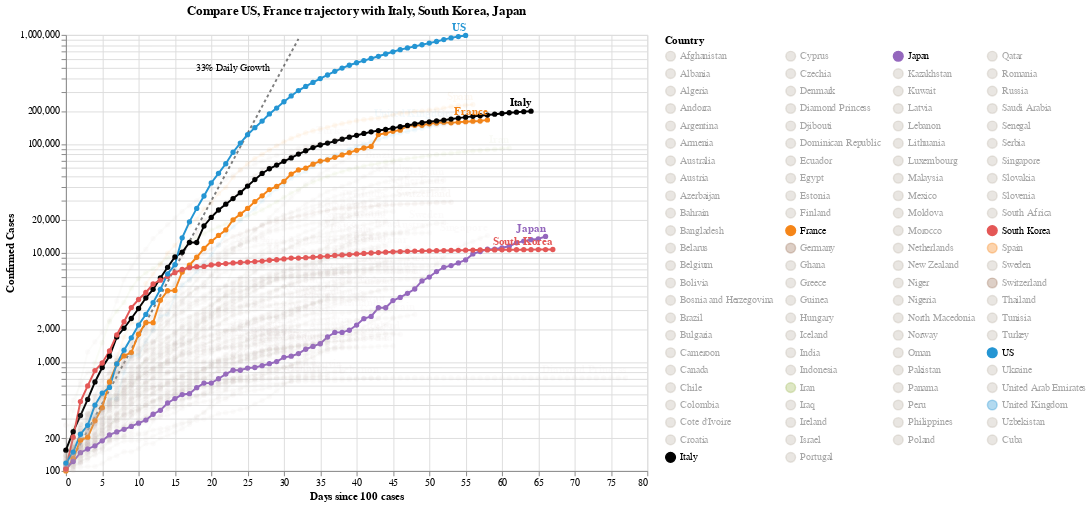

The code cell stored with this chart in its notebook:
### Code cell
#hide_input
chart3 = make_since_chart(['US', 'France'])
chart3

### Figure 1 — Vega-Lite specification as saved in the notebook (floating-point values rounded to 4 significant figures; data arrays with more than 128 entries replaced by an {"elided": "..."} marker saying what was removed)
{"config": {"view": {"continuousWidth": 400, "continuousHeight": 300}}, "layer": [{"mark": {"type": "line", "color": "black", "opacity": 0.5, "strokeDash": [3, 3]}, "encoding": {"x": {"type": "quantitative", "field": "Days since 100 cases"}, "y": {"type": "quantitative", "field": "Confirmed Cases"}}}, {"mark": {"type": "text", "align": "right", "dx": -30, "dy": 30, "fontSize": 10, "text": "33% Daily Growth"}, "encoding": {"x": {"type": "quantitative", "field": "Days since 100 cases"}, "y": {"type": "quantitative", "field": "Confirmed Cases"}}, "transform": [{"filter": "(datum['Days since 100 cases'] >= 32)"}]}, {"data": {"name": "data-403ebc0b5c386adff384d94fc27a1ced"}, "mark": {"type": "line", "point": true}, "encoding": {"color": {"type": "nominal", "field": "Country", "legend": {"columns": 4, "symbolLimit": 94}, "scale": {"domain": ["Afghanistan", "Albania", "Algeria", "Andorra", "Argentina", "Armenia", "Australia", "Austria", "Azerbaijan", "Bahrain", "Bangladesh", "Belarus", "Belgium", "Bolivia", "Bosnia and Herzegovina", "Brazil", "Bulgaria", "Cameroon", "Canada", "Chile", "Colombia", "Cote d'Ivoire", "Croatia", "Cuba", "Cyprus", "Czechia", "Denmark", "Diamond Princess", "Djibouti", "Dominican Republic", "Ecuador", "Egypt", "Estonia", "Finland", "France", "Germany", "Ghana", "Greece", "Guinea", "Hungary", "Iceland", "India", "Indonesia", "Iran", "Iraq", "Ireland", "Israel", "Italy", "Japan", "Kazakhstan", "Kuwait", "Latvia", "Lebanon", "Lithuania", "Luxembourg", "Malaysia", "Mexico", "Moldova", "Morocco", "Netherlands", "New Zealand", "Niger", "Nigeria", "North Macedonia", "Norway", "Oman", "Pakistan", "Panama", "Peru", "Philippines", "Poland", "Portugal", "Qatar", "Romania", "Russia", "Saudi Arabia", "Senegal", "Serbia", "Singapore", "Slovakia", "Slovenia", "South Africa", "South Korea", "Spain", "Sweden", "Switzerland", "Thailand", "Tunisia", "Turkey", "US", "Ukraine", "United Arab Emirates", "United Kingdom", "Uzbekistan"], "range": ["#C1B7AD", "#C1B7AD", "#C1B7AD", "#C1B7AD", "#C1B7AD", "#C1B7AD", "#C1B7AD", "#C1B7AD", "#C1B7AD", "#C1B7AD", "#C1B7AD", "#C1B7AD", "#C1B7AD", "#C1B7AD", "#C1B7AD", "#C1B7AD", "#C1B7AD", "#C1B7AD", "#C1B7AD", "#C1B7AD", "#C1B7AD", "#C1B7AD", "#C1B7AD", "#C1B7AD", "#C1B7AD", "#C1B7AD", "#C1B7AD", "#C1B7AD", "#C1B7AD", "#C1B7AD", "#C1B7AD", "#C1B7AD", "#C1B7AD", "#C1B7AD", "#F58518", "#9D755D", "#C1B7AD", "#C1B7AD", "#C1B7AD", "#C1B7AD", "#C1B7AD", "#C1B7AD", "#C1B7AD", "#A1BA59", "#C1B7AD", "#C1B7AD", "#C1B7AD", "black", "#9467bd", "#C1B7AD", "#C1B7AD", "#C1B7AD", "#C1B7AD", "#C1B7AD", "#C1B7AD", "#C1B7AD", "#C1B7AD", "#C1B7AD", "#C1B7AD", "#C1B7AD", "#C1B7AD", "#C1B7AD", "#C1B7AD", "#C1B7AD", "#C1B7AD", "#C1B7AD", "#C1B7AD", "#C1B7AD", "#C1B7AD", "#C1B7AD", "#C1B7AD", "#C1B7AD", "#C1B7AD", "#C1B7AD", "#C1B7AD", "#C1B7AD", "#C1B7AD", "#C1B7AD", "#C1B7AD", "#C1B7AD", "#C1B7AD", "#C1B7AD", "#E45756", "#F58518", "#C1B7AD", "#9D755D", "#C1B7AD", "#C1B7AD", "#C1B7AD", "#2495D3", "#C1B7AD", "#C1B7AD", "#2495D3", "#C1B7AD"]}}, "opacity": {"condition": {"value": 1, "selection": "selector003"}, "value": 0.05}, "tooltip": [{"type": "nominal", "field": "Country"}, {"type": "temporal", "field": "Date"}, {"type": "quantitative", "field": "Confirmed Cases"}, {"type": "quantitative", "field": "Days since 100 cases"}], "x": {"type": "quantitative", "field": "Days since 100 cases"}, "y": {"type": "quantitative", "field": "Confirmed Cases", "scale": {"type": "log"}}}, "height": 450, "selection": {"selector003": {"type": "multi", "fields": ["Country"], "bind": "legend", "init": [{"Country": "US"}, {"Country": "France"}, {"Country": "Italy"}, {"Country": "South Korea"}, {"Country": "Japan"}]}}, "width": 600}, {"data": {"name": "data-403ebc0b5c386adff384d94fc27a1ced"}, "mark": {"type": "text", "align": "right", "dy": -8, "fontWeight": "bold"}, "encoding": {"color": {"type": "nominal", "field": "Country", "legend": {"columns": 4, "symbolLimit": 94}, "scale": {"domain": ["Afghanistan", "Albania", "Algeria", "Andorra", "Argentina", "Armenia", "Australia", "Austria", "Azerbaijan", "Bahrain", "Bangladesh", "Belarus", "Belgium", "Bolivia", "Bosnia and Herzegovina", "Brazil", "Bulgaria", "Cameroon", "Canada", "Chile", "Colombia", "Cote d'Ivoire", "Croatia", "Cuba", "Cyprus", "Czechia", "Denmark", "Diamond Princess", "Djibouti", "Dominican Republic", "Ecuador", "Egypt", "Estonia", "Finland", "France", "Germany", "Ghana", "Greece", "Guinea", "Hungary", "Iceland", "India", "Indonesia", "Iran", "Iraq", "Ireland", "Israel", "Italy", "Japan", "Kazakhstan", "Kuwait", "Latvia", "Lebanon", "Lithuania", "Luxembourg", "Malaysia", "Mexico", "Moldova", "Morocco", "Netherlands", "New Zealand", "Niger", "Nigeria", "North Macedonia", "Norway", "Oman", "Pakistan", "Panama", "Peru", "Philippines", "Poland", "Portugal", "Qatar", "Romania", "Russia", "Saudi Arabia", "Senegal", "Serbia", "Singapore", "Slovakia", "Slovenia", "South Africa", "South Korea", "Spain", "Sweden", "Switzerland", "Thailand", "Tunisia", "Turkey", "US", "Ukraine", "United Arab Emirates", "United Kingdom", "Uzbekistan"], "range": ["#C1B7AD", "#C1B7AD", "#C1B7AD", "#C1B7AD", "#C1B7AD", "#C1B7AD", "#C1B7AD", "#C1B7AD", "#C1B7AD", "#C1B7AD", "#C1B7AD", "#C1B7AD", "#C1B7AD", "#C1B7AD", "#C1B7AD", "#C1B7AD", "#C1B7AD", "#C1B7AD", "#C1B7AD", "#C1B7AD", "#C1B7AD", "#C1B7AD", "#C1B7AD", "#C1B7AD", "#C1B7AD", "#C1B7AD", "#C1B7AD", "#C1B7AD", "#C1B7AD", "#C1B7AD", "#C1B7AD", "#C1B7AD", "#C1B7AD", "#C1B7AD", "#F58518", "#9D755D", "#C1B7AD", "#C1B7AD", "#C1B7AD", "#C1B7AD", "#C1B7AD", "#C1B7AD", "#C1B7AD", "#A1BA59", "#C1B7AD", "#C1B7AD", "#C1B7AD", "black", "#9467bd", "#C1B7AD", "#C1B7AD", "#C1B7AD", "#C1B7AD", "#C1B7AD", "#C1B7AD", "#C1B7AD", "#C1B7AD", "#C1B7AD", "#C1B7AD", "#C1B7AD", "#C1B7AD", "#C1B7AD", "#C1B7AD", "#C1B7AD", "#C1B7AD", "#C1B7AD", "#C1B7AD", "#C1B7AD", "#C1B7AD", "#C1B7AD", "#C1B7AD", "#C1B7AD", "#C1B7AD", "#C1B7AD", "#C1B7AD", "#C1B7AD", "#C1B7AD", "#C1B7AD", "#C1B7AD", "#C1B7AD", "#C1B7AD", "#C1B7AD", "#E45756", "#F58518", "#C1B7AD", "#9D755D", "#C1B7AD", "#C1B7AD", "#C1B7AD", "#2495D3", "#C1B7AD", "#C1B7AD", "#2495D3", "#C1B7AD"]}}, "opacity": {"condition": {"value": 1, "selection": "selector003"}, "value": 0.05}, "text": {"type": "nominal", "field": "Country"}, "tooltip": [{"type": "nominal", "field": "Country"}, {"type": "temporal", "field": "Date"}, {"type": "quantitative", "field": "Confirmed Cases"}, {"type": "quantitative", "field": "Days since 100 cases"}], "x": {"type": "quantitative", "field": "Days since 100 cases"}, "y": {"type": "quantitative", "field": "Confirmed Cases", "scale": {"type": "log"}}}, "height": 450, "transform": [{"filter": "(datum['Date'] >= 1587945600000)"}], "width": 600}], "data": {"name": "data-63b6235af8d9f3b4310b3dfc5ee2914a"}, "title": "Compare US, France trajectory with Italy, South Korea, Japan", "$schema": "https://vega.github.io/schema/vega-lite/v4.8.1.json", "datasets": {"data-63b6235af8d9f3b4310b3dfc5ee2914a": [{"Days since 100 cases": 0, "Confirmed Cases": 100.0}, {"Days since 100 cases": 1, "Confirmed Cases": 133.0}, {"Days since 100 cases": 2, "Confirmed Cases": 176.9}, {"Days since 100 cases": 3, "Confirmed Cases": 235.3}, {"Days since 100 cases": 4, "Confirmed Cases": 312.9}, {"Days since 100 cases": 5, "Confirmed Cases": 416.2}, {"Days since 100 cases": 6, "Confirmed Cases": 553.5}, {"Days since 100 cases": 7, "Confirmed Cases": 736.1}, {"Days since 100 cases": 8, "Confirmed Cases": 979.1}, {"Days since 100 cases": 9, "Confirmed Cases": 1302.0}, {"Days since 100 cases": 10, "Confirmed Cases": 1732.0}, {"Days since 100 cases": 11, "Confirmed Cases": 2303.0}, {"Days since 100 cases": 12, "Confirmed Cases": 3064.0}, {"Days since 100 cases": 13, "Confirmed Cases": 4074.0}, {"Days since 100 cases": 14, "Confirmed Cases": 5419.0}, {"Days since 100 cases": 15, "Confirmed Cases": 7207.0}, {"Days since 100 cases": 16, "Confirmed Cases": 9586.0}, {"Days since 100 cases": 17, "Confirmed Cases": 12750.0}, {"Days since 100 cases": 18, "Confirmed Cases": 16960.0}, {"Days since 100 cases": 19, "Confirmed Cases": 22550.0}, {"Days since 100 cases": 20, "Confirmed Cases": 29990.0}, {"Days since 100 cases": 21, "Confirmed Cases": 39890.0}, {"Days since 100 cases": 22, "Confirmed Cases": 53060.0}, {"Days since 100 cases": 23, "Confirmed Cases": 70560.0}, {"Days since 100 cases": 24, "Confirmed Cases": 93850.0}, {"Days since 100 cases": 25, "Confirmed Cases": 124800.0}, {"Days since 100 cases": 26, "Confirmed Cases": 166000.0}, {"Days since 100 cases": 27, "Confirmed Cases": 220800.0}, {"Days since 100 cases": 28, "Confirmed Cases": 293700.0}, {"Days since 100 cases": 29, "Confirmed Cases": 390600.0}, {"Days since 100 cases": 30, "Confirmed Cases": 519500.0}, {"Days since 100 cases": 31, "Confirmed Cases": 690900.0}, {"Days since 100 cases": 32, "Confirmed Cases": 918900.0}], "data-403ebc0b5c386adff384d94fc27a1ced": {"elided": "4032 records"}}}
